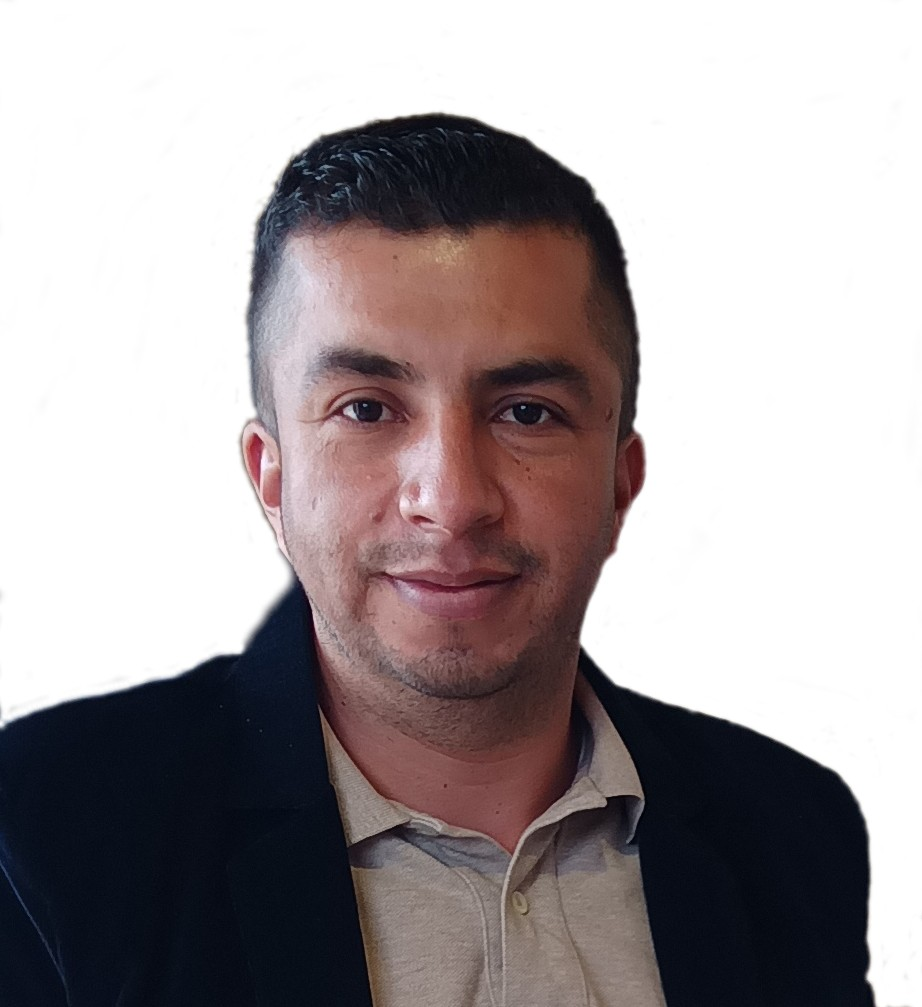
#> input picture image/image.png, 922 x 1007 px, found by its file name
$ python face_detection.py
#> lines starting #> are read from the running program, lines starting #| are printed output that depends on the picture; after the words box and inside, x2 and y2 are one past the last pixel; in counts of white or black regions, pixels touching at a corner belong together

# TODO ! $ pip3 install opencv-python

import cv2

# Load the cascade
face_cascade = cv2.CascadeClassifier('haarcascade_frontalface_default.xml')

# Read the input image
img = cv2.imread("image/image.png")
#> img is the input picture: shape (1007, 922, 3); mean B, G, R 159.3, 157.5, 165.1

# Convert into grayscale
gray = cv2.cvtColor(img, cv2.COLOR_RGB2GRAY)
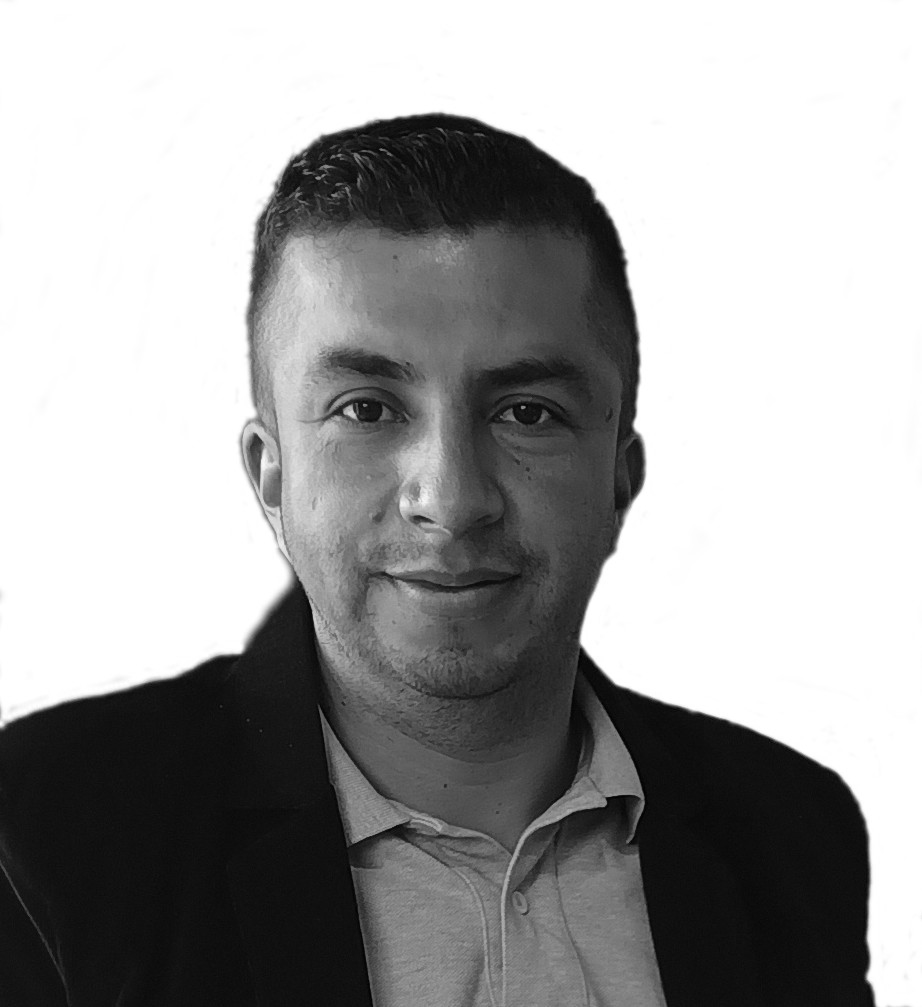
#> gray: shape (1007, 922); min 1, max 255, mean 158.9

# Detect faces
faces = face_cascade.detectMultiScale(gray, 1.1, 4)
#> faces = [[226, 238, 442, 442]]

# Draw rectangle around the faces
for (x, y, w, h) in faces:
    cv2.rectangle(img, (x, y), (x + w, y + h), (225, 0, 0), 2)
#> this loop made 1 pass
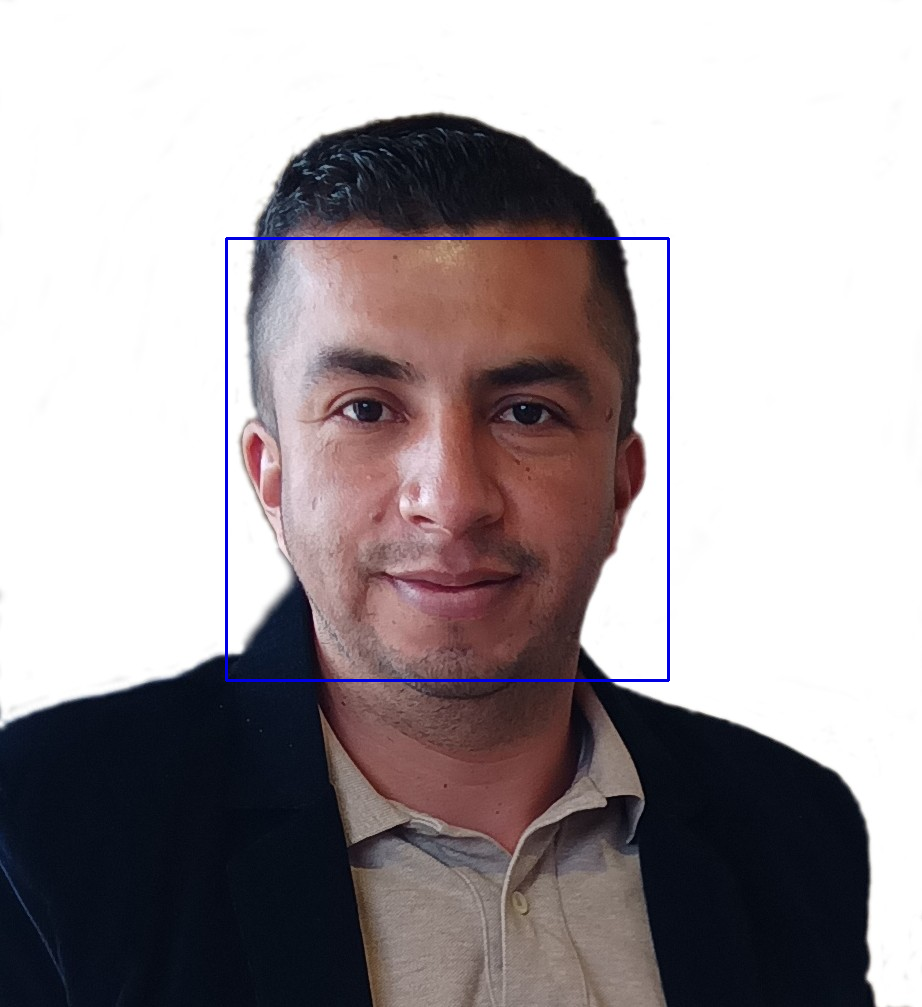
#> img: shape (1007, 922, 3); 0.57% of pixels changed, all inside (x1, y1, x2, y2) = (225, 237, 670, 682)

# Display the output
cv2.imshow('img', img)
cv2.waitKey()
cv2.imwrite("face_detected.png")

$ run again, with image/img1.jpeg saved as image/image.png
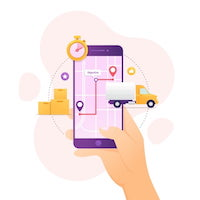
#> input picture image/img1.jpeg, 200 x 200 px, found by its file name
#> img is the input picture: shape (200, 200, 3); mean B, G, R 232.5, 235.1, 248.5
#> `gray = cv2.cvtColor(img, cv2.COLOR_RGB2GRAY)`:
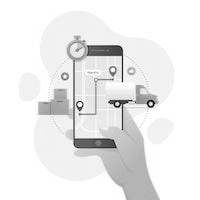
#> gray: shape (200, 200); min 2, max 255, mean 235.8
#> faces = ()
